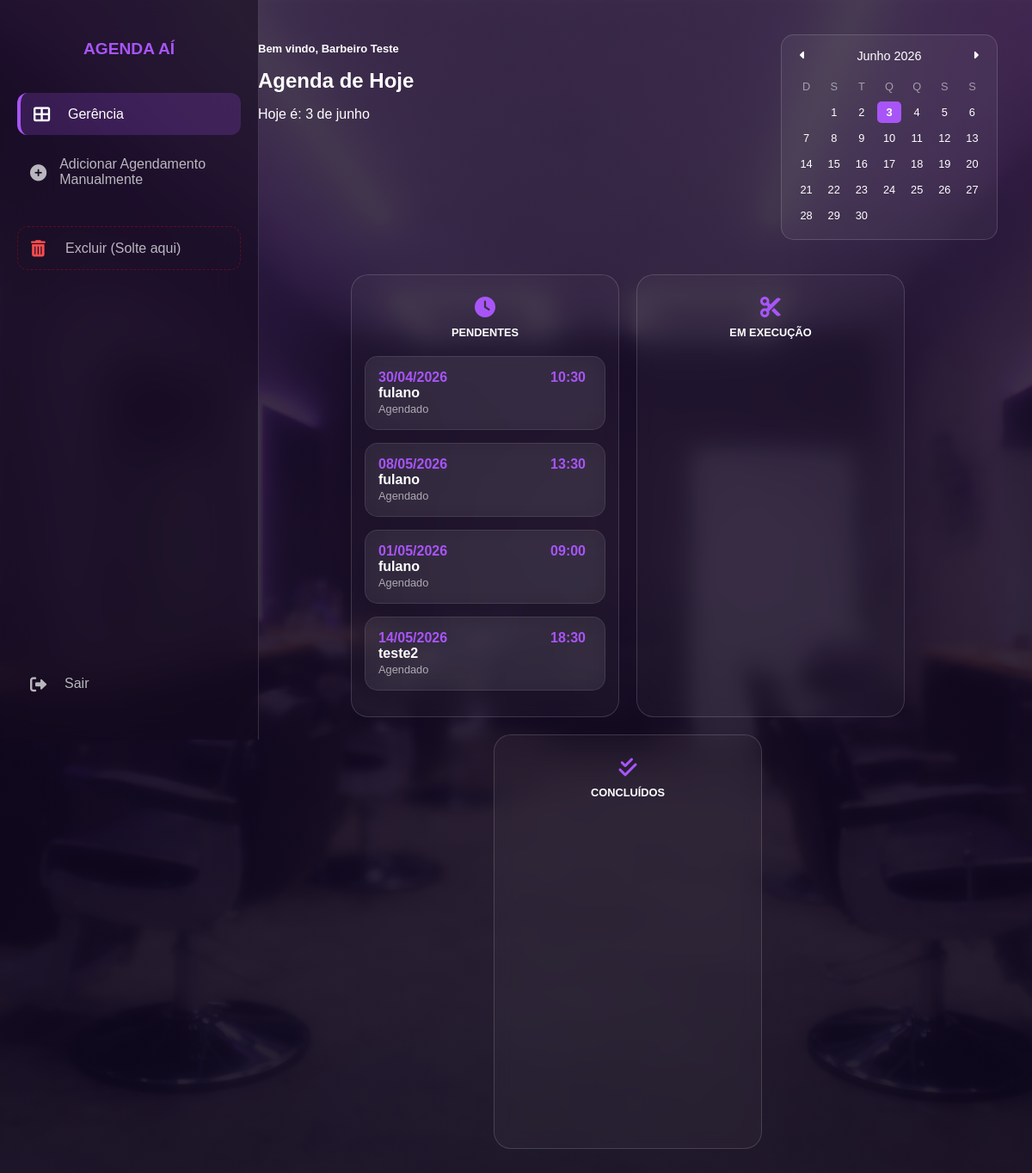
Screenshot of /home/barbeiro/ (signed in) with the database file from the repository.
### agenda/models.py (models this page shows, shortened)
class Barbeiro(models.Model):
    nome = models.CharField(max_length=150)
    telefone = models.CharField(max_length=11, unique=True)
    senha = models.CharField(max_length=255)
    especialidade = models.CharField(max_length=100, blank=True, null=True)

class Agendamento(models.Model):
    STATUS_CHOICES = [
        ('pendente', 'Pendente'),    # Aguardando confirmação
        ('confirmado', 'Confirmado'),  # Confirmado pelo barbeiro
        ('cancelado', 'Cancelado'),   # Cancelado pelo cliente
    ]
    usuario = models.ForeignKey(Usuario, on_delete=models.CASCADE)  # Qual cliente agendou
    barbeiro = models.ForeignKey(Barbeiro, on_delete=models.CASCADE, null=True, blank=True)  # Qual barbeiro vai atender
    servico = models.ForeignKey(Servico, on_delete=models.CASCADE, null=True, blank=True)  # Qual serviço foi escolhido
    data = models.DateField()  # Dia do agendamento
    hora = models.TimeField()  # Horário do agendamento
    status = models.CharField(max_length=20, choices=STATUS_CHOICES, default='pendente')  # Situação atual
    observacao = models.TextField(blank=True, null=True)  # Recado do cliente (opcional)
    class Meta:
        unique_together = ['barbeiro', 'data', 'hora']

class Usuario(models.Model):
    nome = models.CharField(max_length=150)
    telefone = models.CharField(max_length=11, unique=True)
    data_nascimento = models.DateField()
    senha = models.CharField(max_length=255)

### agenda/views.py (the view)
# urls.py: path('home/barbeiro/', views.home_barbeiro, name='home_barbeiro'),
def home_barbeiro(request):
    barbeiro_id = request.session.get('barbeiro_id')
    if not barbeiro_id:
        return redirect('login')
    try:
        barbeiro_logado = Barbeiro.objects.get(id=barbeiro_id)
        agendamentos = Agendamento.objects.filter(barbeiro=barbeiro_logado)
        context = {
            'barbeiro': barbeiro_logado,
            'pendentes': agendamentos.filter(status='pendente'), # Ajustado para bater com seu banco
            'execucao': agendamentos.filter(status='execucao'),
            'concluidos': agendamentos.filter(status='concluido'),
        }
        return render(request, 'agenda/home_barbeiro.html', context)
    except Barbeiro.DoesNotExist:
        return redirect('login')

### agenda/templates/agenda/home_barbeiro.html (shortened to what this page needs)
{% load static %}
<!DOCTYPE html>
<html lang="pt-br">
<head>
    <link rel="stylesheet" href="https://cdnjs.cloudflare.com/ajax/libs/font-awesome/6.0.0/css/all.min.css">
</head>
<body>
    <nav class="sidebar">
        <h2>AGENDA AÍ</h2>
        <a href="#" class="menu-item active">
            <i class="fas fa-th-large"></i> <span>Gerência</span>
        </a>
        <a href="{% url 'cadastrar' %}" class="menu-item">
            <i class="fas fa-plus-circle"></i> <span>Adicionar Agendamento Manualmente</span>
        </a>
        <div id="delete-zone" class="menu-item" style="border: 1px dashed rgba(255,0,0,0.3); margin-top: 20px;">
            <i class="fas fa-trash-alt" style="color: #ff4d4d;"></i> <span>Excluir (Solte aqui)</span>
        </div>
        <div style="margin-top: auto;">
            <a href="{% url 'login' %}" class="menu-item">
                <i class="fas fa-sign-out-alt"></i> <span>Sair</span>
            </a>
        </div>
    </nav>
    <main>
        <div class="top-header">
            <div class="date-info">
                <h1 style="font-size: small;">Bem vindo, {{ barbeiro.nome }}</h1>
                <h1 style="font-size: 1.5rem;">Agenda de Hoje</h1>
                <p>Hoje é: <span id="data-atual"></span></p>
            </div>
            <div class="calendar-glass">
                <div class="calendar-header">
                    <button id="prevMonth"><i class="fas fa-caret-left"></i></button>
                    <span id="monthDisplay">Abril 2026</span>
                    <button id="nextMonth"><i class="fas fa-caret-right"></i></button>
                </div>
                <div class="calendar-grid" id="calendarGrid">
                    <div style="opacity: 0.5;">D</div><div style="opacity: 0.5;">S</div><div style="opacity: 0.5;">T</div>
                    <div style="opacity: 0.5;">Q</div><div style="opacity: 0.5;">Q</div><div style="opacity: 0.5;">S</div><div style="opacity: 0.5;">S</div>
                </div>
            </div>
        </div>
        <div class="kanban-container">
            <div class="kanban-column">
                <div class="column-header"><i class="fas fa-clock"></i> Pendentes</div>
                <div class="sortable-list" id="pendentes" style="min-height: 350px;">
                    {% for card in pendentes %}
                    <div class="glass-card" data-id="{{ card.id }}">
                        <span class="date-slot">{{ card.data|date:"d/m/Y" }}</span><span class="time-slot">{{ card.hora|time:"H:i" }}</span>
                        <div class="client-details">
                            <h3>{{ card.usuario.nome }}</h3>
                            <span>Agendado</span>
                        </div>
                    </div>
                    {% endfor %}
                </div>
            </div>
            <div class="kanban-column">
                <div class="column-header"><i class="fas fa-cut"></i> Em execução</div>
                <div class="sortable-list" id="execucao" style="min-height: 350px;">
                </div>
            </div>
            <div class="kanban-column">
                <div class="column-header"><i class="fas fa-check-double"></i> Concluídos</div>
                <div class="sortable-list" id="concluidos" style="min-height: 350px;">
                </div>
            </div>
        </div>
    </main>
</body>
</html>

### rows the page displays
Barbeiro: nome "Barbeiro Teste"
Agendamento: data "30/04/2026", hora "10:30", usuario.nome "fulano"
Agendamento: data "08/05/2026", hora "13:30", usuario.nome "fulano"
Agendamento: data "01/05/2026", hora "09:00", usuario.nome "fulano"
Agendamento: data "14/05/2026", hora "18:30", usuario.nome "teste2"
